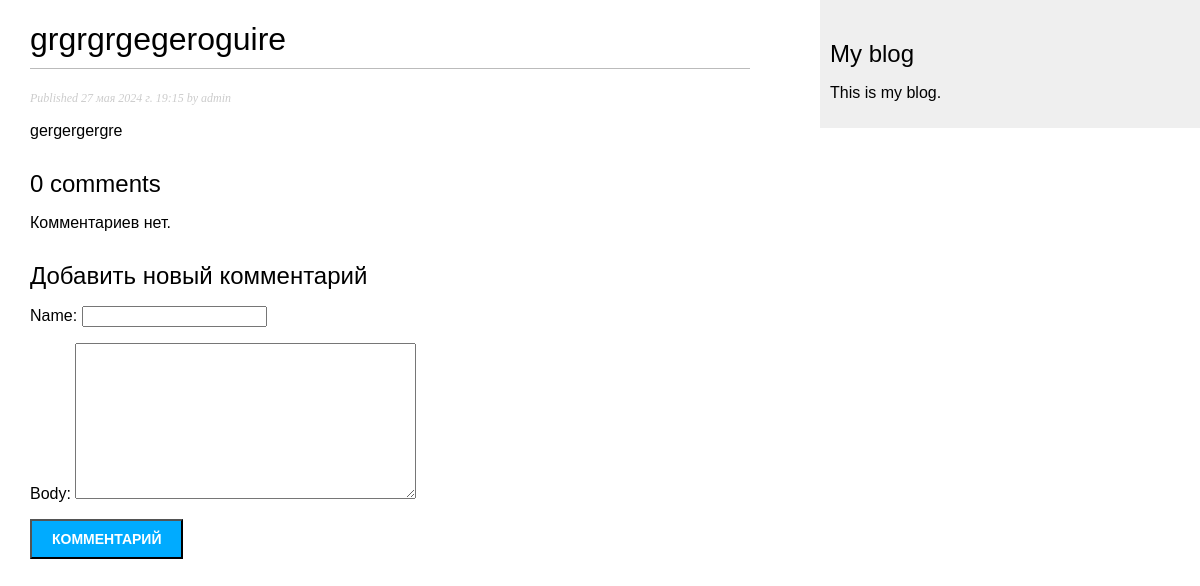
The page /blog/2024/5/27/grgrgrgegeroguire/ on the database as committed earlier.
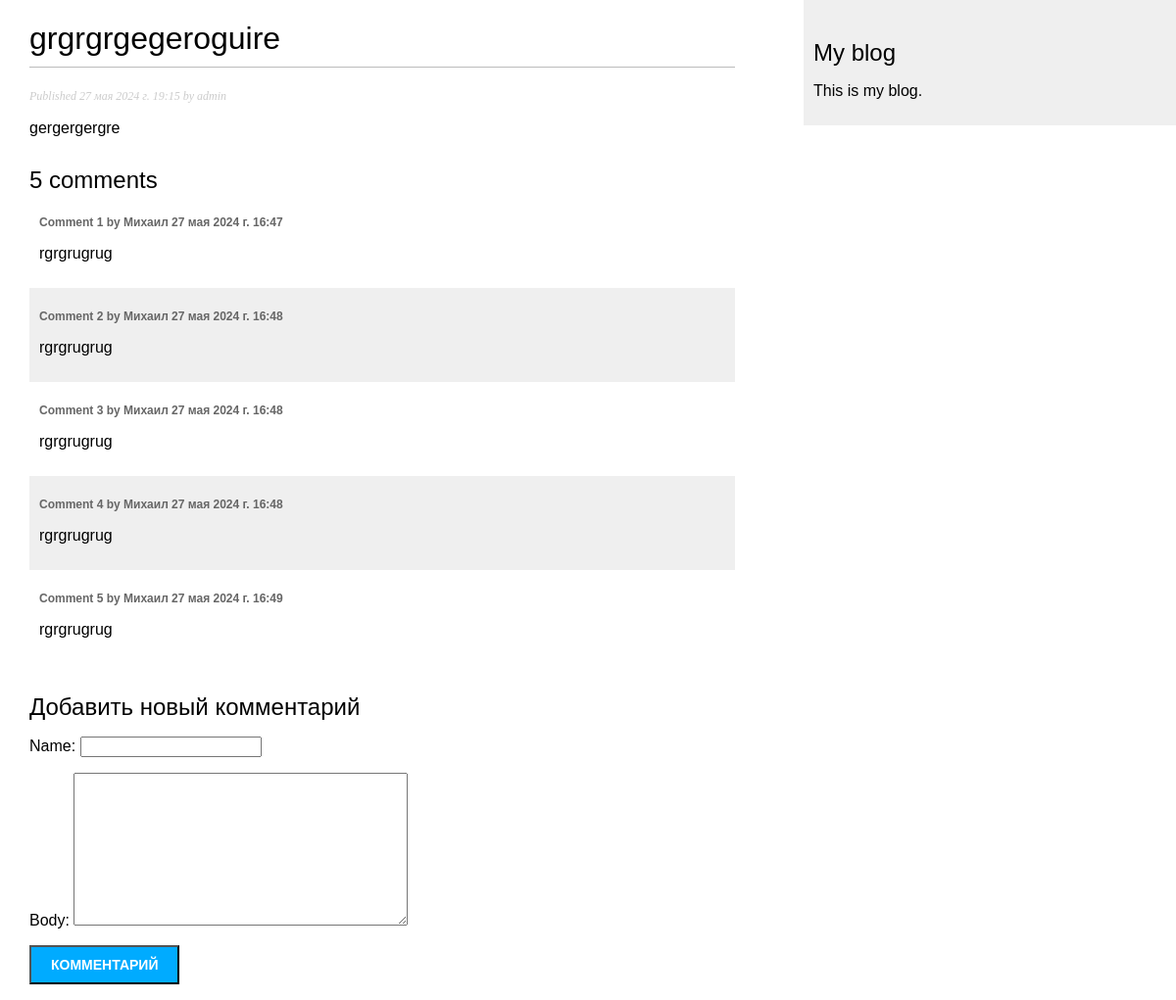
The same page on the database as committed later.
### app_blog/models.py (models this page shows, shortened)
class Comment(models.Model):
    post = models.ForeignKey(Post,
                             on_delete=models.CASCADE,
                             related_name='comments')
    name = models.CharField(max_length=80)
    body = models.TextField()
    created = models.DateTimeField(auto_now_add=True)
    updated = models.DateTimeField(auto_now=True)
    active = models.BooleanField(default=False)
    class Meta:
        verbose_name = 'комментарий'
        verbose_name_plural = 'Комментарии'
        ordering = ['created']
        indexes = [
            models.Index(fields=['created']),
        ]

### app_blog/views.py (the view)
def post_detail(request, year, month, day, post):
    post = get_object_or_404(Post,
                             status=Post.Status.PUBLISHED,
                             slug=post,
                             publish__year=year,
                             publish__month=month,
                             publish__day=day)
    comments = post.comments.filter(active=True)
    form = CommentForm()
    return render(request, 'blog/detail.html', {'post': post, 'comments': comments, 'form': form})

### app_blog/forms.py
class CommentForm(forms.ModelForm):
    class Meta:
        model = Comment
        fields = ['name', 'body']

### templates/blog/detail.html (shortened to what this page needs)
{% extends "base.html" %}
{% block content %}
    <h1>{{ post.title }}</h1>
    <p class="date">
        Published {{ post.publish }} by {{ post.author }}
    </p>
    {{ post.body|linebreaks }}
    {% with comments.count as total_comments %}
        <h2>
            {{ total_comments }} comment{{ total_comments|pluralize }}
        </h2>
    {% endwith %}
    {% for comment in comments %}
        <div class="comment">
            <p class="info">
                Comment {{ forloop.counter }} by {{ comment.name }}
                {{ comment.created }}
            </p>
            {{ comment.body|linebreaks }}
        </div>
    {% empty %}
        <p>Комментариев нет.</p>
    {% endfor %}
    {% include "includes/comment_form.html" %}
{% endblock %}

Rows that differ between the two databases and show on the page:
added Comment: name "Михаил", created "27 мая 2024 г. 16:47", body "rgrgrugrug"
added Comment: name "Михаил", created "27 мая 2024 г. 16:48", body "rgrgrugrug"
added Comment: name "Михаил", created "27 мая 2024 г. 16:48", body "rgrgrugrug"
added Comment: name "Михаил", created "27 мая 2024 г. 16:48", body "rgrgrugrug"
added Comment: name "Михаил", created "27 мая 2024 г. 16:49", body "rgrgrugrug"
Other text that changed with them:
{{ total_comments }}: "0" → "5"
text no longer shown: "Комментариев нет."
